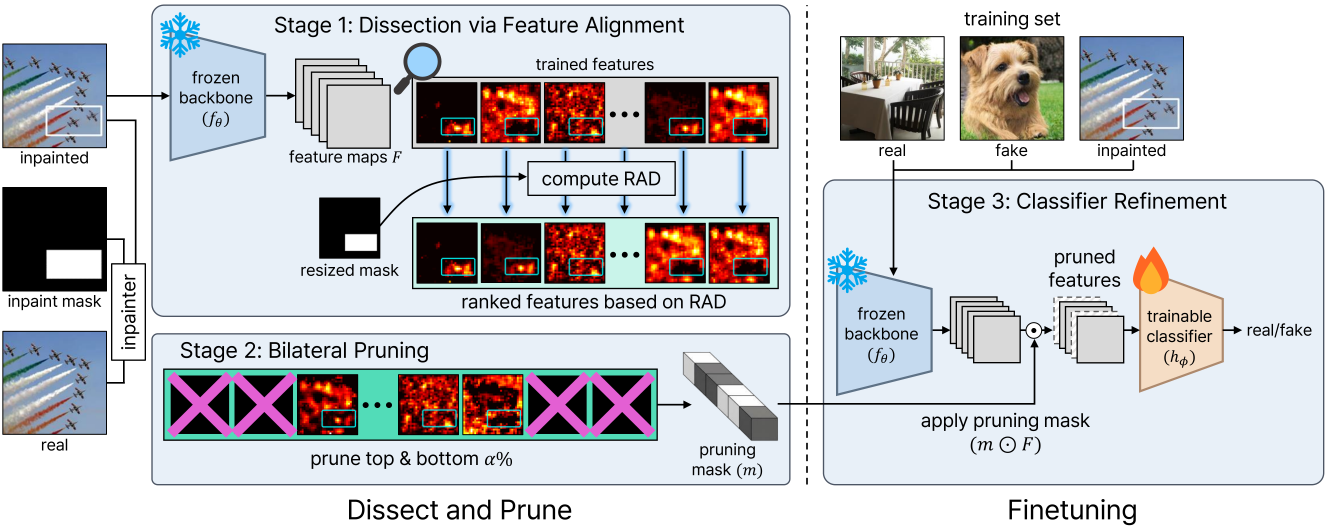
#> input picture assets/main_fig.png, 7957 x 3186 px (shown at 1/6 size)
$ python process_test_data.py --input_folder ../../assets --output_folder out
#> lines starting #> are read from the running program, lines starting #| are printed output that depends on the picture
#> in process_image, image is the input picture: PIL image 7957x3186 RGB; mean R, G, B 199.1, 199.3, 203
#!/usr/bin/env python3
"""Build the post-processed test set (robustness evaluation).

Applies random JPEG compression, resizing, and color jittering to every image in
a folder -- the perturbations used to measure DEAR's robustness in the paper
(Table 1, bottom / "test_processed"). Each output is saved as JPEG.

Transformations (always applied):
    - JPEG quality:  50-95
    - Resize:        clamped to [256, 1024] px
    - Color jitter:  brightness / contrast / sharpness / color in [0.8, 1.2]

Credit: this perturbation protocol follows AlignedForensics
(https://github.com/AniSundar18/AlignedForensics, see issue #9).

Example:
    python scripts/processed_data_gen/process_test_data.py \\
        --input_folder data/test/fake/WildRF \\
        --output_folder data/test_processed/fake/WildRF \\
        --seed 42
"""

import argparse
import random
from pathlib import Path

from PIL import Image, ImageEnhance
from tqdm import tqdm


def apply_random_transformations(image):
    quality = random.randint(50, 95)
    original_width, original_height = image.size
#> original_width = 7957; original_height = 3186

    if random.choice([True, False]):
        scale_factor = random.uniform(1.0, min(1024 / original_width, 1024 / original_height))
#> scale_factor = 0.978
    else:
        scale_factor = random.uniform(max(256 / original_width, 256 / original_height), 1.0)

    new_width = int(original_width * scale_factor)
#> new_width = 7783
    new_height = int(original_height * scale_factor)
#> new_height = 3116
    new_width = max(256, min(1024, new_width))
#> new_width = 1024
    new_height = max(256, min(1024, new_height))
#> new_height = 1024
    image = image.resize((new_width, new_height))
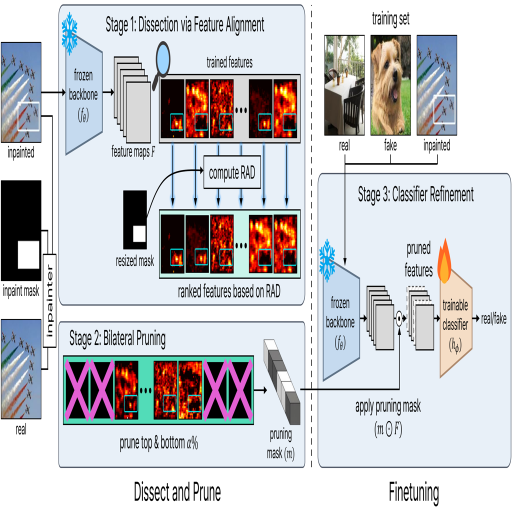
#> image: PIL image 1024x1024 RGB (shown at 1/2 size); mean R, G, B 199.1, 199.4, 203

    image = ImageEnhance.Brightness(image).enhance(random.uniform(0.8, 1.2))
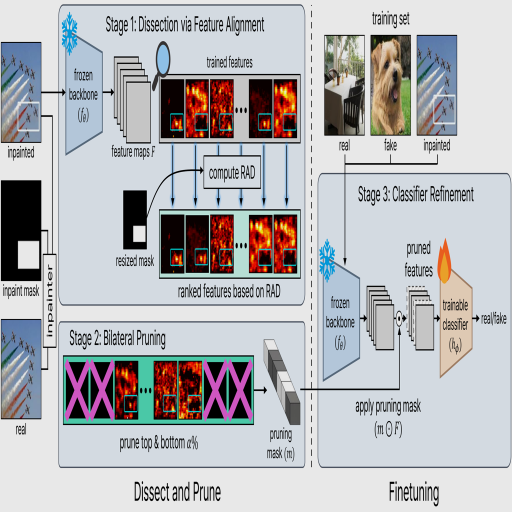
#> image: PIL image 1024x1024 RGB (shown at 1/2 size); mean R, G, B 181, 181.1, 184.4
    image = ImageEnhance.Contrast(image).enhance(random.uniform(0.8, 1.2))
    image = ImageEnhance.Sharpness(image).enhance(random.uniform(0.8, 1.2))
    image = ImageEnhance.Color(image).enhance(random.uniform(0.8, 1.2))

    return image, quality


def process_image(img_path, output_path):
    try:
        image = Image.open(img_path).convert('RGB')
        transformed_image, quality = apply_random_transformations(image)
#> quality = 90
        output_path = Path(output_path).with_suffix('.jpg')
        transformed_image.save(output_path, format='JPEG', quality=quality)
        return True
    except Exception as e:
        print(f"Error processing {img_path}: {e}")
        return False


def main():
    parser = argparse.ArgumentParser(description='Build the post-processed test set')
    parser.add_argument('--input_folder', type=str, required=True)
    parser.add_argument('--output_folder', type=str, required=True)
    parser.add_argument('--seed', type=int, default=42)
    args = parser.parse_args()

    random.seed(args.seed)

    input_folder = Path(args.input_folder)
    output_folder = Path(args.output_folder)
    output_folder.mkdir(parents=True, exist_ok=True)

    img_extensions = {'.jpg', '.jpeg', '.png', '.webp', '.bmp'}
    img_files = [f for f in input_folder.iterdir()
                 if f.is_file() and f.suffix.lower() in img_extensions]

    print(f"Processing {len(img_files)} images from {input_folder}")
    print(f"Output folder: {output_folder}")

    success_count = 0
    for img_path in tqdm(img_files, desc="Processing"):
        if process_image(img_path, output_folder / img_path.name):
            success_count += 1

    print(f"Successfully processed {success_count}/{len(img_files)} images")


if __name__ == '__main__':
    main()
